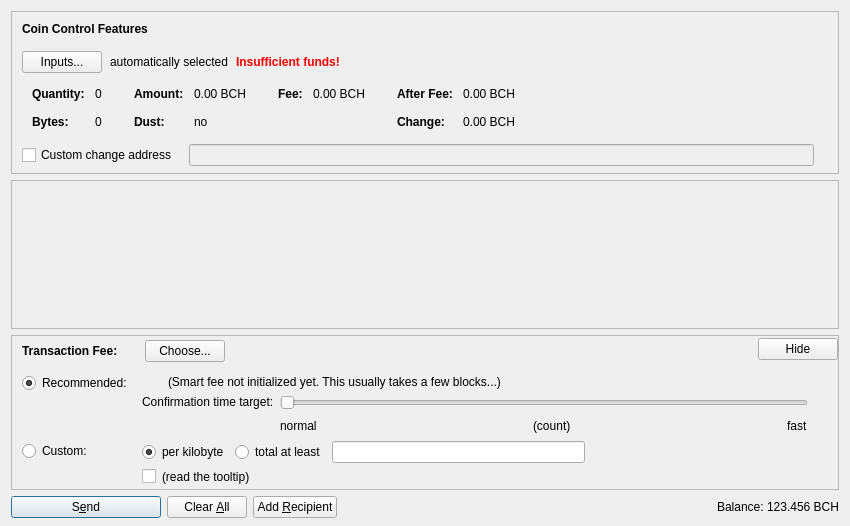
<?xml version="1.0" encoding="UTF-8"?>
<ui version="4.0">
 <class>SendCoinsDialog</class>
 <widget class="QDialog" name="SendCoinsDialog">
  <property name="geometry">
   <rect>
    <x>0</x>
    <y>0</y>
    <width>850</width>
    <height>526</height>
   </rect>
  </property>
  <property name="windowTitle">
   <string>Send Coins</string>
  </property>
  <layout class="QVBoxLayout" name="verticalLayout" stretch="0,1,0,0">
   <property name="bottomMargin">
    <number>8</number>
   </property>
   <item>
    <widget class="QFrame" name="frameCoinControl">
     <property name="sizePolicy">
      <sizepolicy hsizetype="Expanding" vsizetype="Expanding">
       <horstretch>0</horstretch>
       <verstretch>0</verstretch>
      </sizepolicy>
     </property>
     <property name="maximumSize">
      <size>
       <width>16777215</width>
       <height>16777215</height>
      </size>
     </property>
     <property name="frameShape">
      <enum>QFrame::StyledPanel</enum>
     </property>
     <property name="frameShadow">
      <enum>QFrame::Sunken</enum>
     </property>
     <layout class="QVBoxLayout" name="verticalLayoutCoinControl2">
      <property name="spacing">
       <number>0</number>
      </property>
      <property name="leftMargin">
       <number>0</number>
      </property>
      <property name="topMargin">
       <number>0</number>
      </property>
      <property name="rightMargin">
       <number>0</number>
      </property>
      <property name="bottomMargin">
       <number>6</number>
      </property>
      <item>
       <layout class="QVBoxLayout" name="verticalLayoutCoinControl" stretch="0,0,0,0,1">
        <property name="spacing">
         <number>0</number>
        </property>
        <property name="leftMargin">
         <number>10</number>
        </property>
        <property name="topMargin">
         <number>10</number>
        </property>
        <item>
         <layout class="QHBoxLayout" name="horizontalLayoutCoinControl1">
          <property name="bottomMargin">
           <number>15</number>
          </property>
          <item>
           <widget class="QLabel" name="labelCoinControlFeatures">
            <property name="sizePolicy">
             <sizepolicy hsizetype="Preferred" vsizetype="Maximum">
              <horstretch>0</horstretch>
              <verstretch>0</verstretch>
             </sizepolicy>
            </property>
            <property name="font">
             <font>
              <weight>75</weight>
              <bold>true</bold>
             </font>
            </property>
            <property name="styleSheet">
             <string notr="true">font-weight:bold;</string>
            </property>
            <property name="text">
             <string>Coin Control Features</string>
            </property>
           </widget>
          </item>
         </layout>
        </item>
        <item>
         <layout class="QHBoxLayout" name="horizontalLayoutCoinControl2" stretch="0,0,0,0">
          <property name="spacing">
           <number>8</number>
          </property>
          <property name="bottomMargin">
           <number>10</number>
          </property>
          <item>
           <widget class="QPushButton" name="pushButtonCoinControl">
            <property name="styleSheet">
             <string notr="true"/>
            </property>
            <property name="text">
             <string>Inputs...</string>
            </property>
            <property name="autoDefault">
             <bool>false</bool>
            </property>
           </widget>
          </item>
          <item>
           <widget class="QLabel" name="labelCoinControlAutomaticallySelected">
            <property name="text">
             <string>automatically selected</string>
            </property>
            <property name="margin">
             <number>5</number>
            </property>
           </widget>
          </item>
          <item>
           <widget class="QLabel" name="labelCoinControlInsuffFunds">
            <property name="font">
             <font>
              <weight>75</weight>
              <bold>true</bold>
             </font>
            </property>
            <property name="styleSheet">
             <string notr="true">color:red;font-weight:bold;</string>
            </property>
            <property name="text">
             <string>Insufficient funds!</string>
            </property>
            <property name="margin">
             <number>5</number>
            </property>
           </widget>
          </item>
          <item>
           <spacer name="horizontalSpacerCoinControl">
            <property name="orientation">
             <enum>Qt::Horizontal</enum>
            </property>
            <property name="sizeHint" stdset="0">
             <size>
              <width>40</width>
              <height>1</height>
             </size>
            </property>
           </spacer>
          </item>
         </layout>
        </item>
        <item>
         <widget class="QWidget" name="widgetCoinControl" native="true">
          <property name="sizePolicy">
           <sizepolicy hsizetype="Preferred" vsizetype="Preferred">
            <horstretch>0</horstretch>
            <verstretch>0</verstretch>
           </sizepolicy>
          </property>
          <property name="minimumSize">
           <size>
            <width>0</width>
            <height>0</height>
           </size>
          </property>
          <property name="styleSheet">
           <string notr="true"/>
          </property>
          <layout class="QHBoxLayout" name="horizontalLayoutCoinControl5">
           <property name="leftMargin">
            <number>0</number>
           </property>
           <property name="topMargin">
            <number>0</number>
           </property>
           <property name="rightMargin">
            <number>0</number>
           </property>
           <property name="bottomMargin">
            <number>0</number>
           </property>
           <item>
            <layout class="QHBoxLayout" name="horizontalLayoutCoinControl3" stretch="0,0,0,1">
             <property name="spacing">
              <number>20</number>
             </property>
             <property name="topMargin">
              <number>0</number>
             </property>
             <property name="bottomMargin">
              <number>10</number>
             </property>
             <item>
              <layout class="QFormLayout" name="formLayoutCoinControl1">
               <property name="horizontalSpacing">
                <number>10</number>
               </property>
               <property name="verticalSpacing">
                <number>14</number>
               </property>
               <property name="leftMargin">
                <number>10</number>
               </property>
               <property name="topMargin">
                <number>4</number>
               </property>
               <property name="rightMargin">
                <number>6</number>
               </property>
               <item row="0" column="0">
                <widget class="QLabel" name="labelCoinControlQuantityText">
                 <property name="font">
                  <font>
                   <weight>75</weight>
                   <bold>true</bold>
                  </font>
                 </property>
                 <property name="text">
                  <string>Quantity:</string>
                 </property>
                 <property name="margin">
                  <number>0</number>
                 </property>
                </widget>
               </item>
               <item row="0" column="1">
                <widget class="QLabel" name="labelCoinControlQuantity">
                 <property name="cursor">
                  <cursorShape>IBeamCursor</cursorShape>
                 </property>
                 <property name="contextMenuPolicy">
                  <enum>Qt::ActionsContextMenu</enum>
                 </property>
                 <property name="text">
                  <string notr="true">0</string>
                 </property>
                 <property name="margin">
                  <number>0</number>
                 </property>
                 <property name="textInteractionFlags">
                  <set>Qt::LinksAccessibleByMouse|Qt::TextSelectableByKeyboard|Qt::TextSelectableByMouse</set>
                 </property>
                </widget>
               </item>
               <item row="1" column="0">
                <widget class="QLabel" name="labelCoinControlBytesText">
                 <property name="font">
                  <font>
                   <weight>75</weight>
                   <bold>true</bold>
                  </font>
                 </property>
                 <property name="text">
                  <string>Bytes:</string>
                 </property>
                </widget>
               </item>
               <item row="1" column="1">
                <widget class="QLabel" name="labelCoinControlBytes">
                 <property name="cursor">
                  <cursorShape>IBeamCursor</cursorShape>
                 </property>
                 <property name="contextMenuPolicy">
                  <enum>Qt::ActionsContextMenu</enum>
                 </property>
                 <property name="text">
                  <string notr="true">0</string>
                 </property>
                 <property name="textInteractionFlags">
                  <set>Qt::LinksAccessibleByMouse|Qt::TextSelectableByKeyboard|Qt::TextSelectableByMouse</set>
                 </property>
                </widget>
               </item>
              </layout>
             </item>
             <item>
              <layout class="QFormLayout" name="formLayoutCoinControl2">
               <property name="horizontalSpacing">
                <number>10</number>
               </property>
               <property name="verticalSpacing">
                <number>14</number>
               </property>
               <property name="leftMargin">
                <number>6</number>
               </property>
               <property name="topMargin">
                <number>4</number>
               </property>
               <property name="rightMargin">
                <number>6</number>
               </property>
               <item row="0" column="0">
                <widget class="QLabel" name="labelCoinControlAmountText">
                 <property name="font">
                  <font>
                   <weight>75</weight>
                   <bold>true</bold>
                  </font>
                 </property>
                 <property name="text">
                  <string>Amount:</string>
                 </property>
                 <property name="margin">
                  <number>0</number>
                 </property>
                </widget>
               </item>
               <item row="0" column="1">
                <widget class="QLabel" name="labelCoinControlAmount">
                 <property name="cursor">
                  <cursorShape>IBeamCursor</cursorShape>
                 </property>
                 <property name="contextMenuPolicy">
                  <enum>Qt::ActionsContextMenu</enum>
                 </property>
                 <property name="text">
                  <string notr="true">0.00 BCH</string>
                 </property>
                 <property name="textInteractionFlags">
                  <set>Qt::LinksAccessibleByMouse|Qt::TextSelectableByKeyboard|Qt::TextSelectableByMouse</set>
                 </property>
                </widget>
               </item>
               <item row="1" column="0">
                <widget class="QLabel" name="labelCoinControlLowOutputText">
                 <property name="font">
                  <font>
                   <weight>75</weight>
                   <bold>true</bold>
                  </font>
                 </property>
                 <property name="text">
                  <string>Dust:</string>
                 </property>
                </widget>
               </item>
               <item row="1" column="1">
                <widget class="QLabel" name="labelCoinControlLowOutput">
                 <property name="cursor">
                  <cursorShape>IBeamCursor</cursorShape>
                 </property>
                 <property name="contextMenuPolicy">
                  <enum>Qt::ActionsContextMenu</enum>
                 </property>
                 <property name="text">
                  <string notr="true">no</string>
                 </property>
                 <property name="textInteractionFlags">
                  <set>Qt::LinksAccessibleByMouse|Qt::TextSelectableByKeyboard|Qt::TextSelectableByMouse</set>
                 </property>
                </widget>
               </item>
              </layout>
             </item>
             <item>
              <layout class="QFormLayout" name="formLayoutCoinControl3">
               <property name="horizontalSpacing">
                <number>10</number>
               </property>
               <property name="verticalSpacing">
                <number>14</number>
               </property>
               <property name="leftMargin">
                <number>6</number>
               </property>
               <property name="topMargin">
                <number>4</number>
               </property>
               <property name="rightMargin">
                <number>6</number>
               </property>
               <item row="0" column="0">
                <widget class="QLabel" name="labelCoinControlFeeText">
                 <property name="font">
                  <font>
                   <weight>75</weight>
                   <bold>true</bold>
                  </font>
                 </property>
                 <property name="text">
                  <string>Fee:</string>
                 </property>
                 <property name="margin">
                  <number>0</number>
                 </property>
                </widget>
               </item>
               <item row="0" column="1">
                <widget class="QLabel" name="labelCoinControlFee">
                 <property name="cursor">
                  <cursorShape>IBeamCursor</cursorShape>
                 </property>
                 <property name="contextMenuPolicy">
                  <enum>Qt::ActionsContextMenu</enum>
                 </property>
                 <property name="text">
                  <string notr="true">0.00 BCH</string>
                 </property>
                 <property name="textInteractionFlags">
                  <set>Qt::LinksAccessibleByMouse|Qt::TextSelectableByKeyboard|Qt::TextSelectableByMouse</set>
                 </property>
                </widget>
               </item>
              </layout>
             </item>
             <item>
              <layout class="QFormLayout" name="formLayoutCoinControl4">
               <property name="horizontalSpacing">
                <number>10</number>
               </property>
               <property name="verticalSpacing">
                <number>14</number>
               </property>
               <property name="leftMargin">
                <number>6</number>
               </property>
               <property name="topMargin">
                <number>4</number>
               </property>
               <property name="rightMargin">
                <number>6</number>
               </property>
               <item row="0" column="0">
                <widget class="QLabel" name="labelCoinControlAfterFeeText">
                 <property name="font">
                  <font>
                   <weight>75</weight>
                   <bold>true</bold>
                  </font>
                 </property>
                 <property name="text">
                  <string>After Fee:</string>
                 </property>
                 <property name="margin">
                  <number>0</number>
                 </property>
                </widget>
               </item>
               <item row="0" column="1">
                <widget class="QLabel" name="labelCoinControlAfterFee">
                 <property name="cursor">
                  <cursorShape>IBeamCursor</cursorShape>
                 </property>
                 <property name="contextMenuPolicy">
                  <enum>Qt::ActionsContextMenu</enum>
                 </property>
                 <property name="text">
                  <string notr="true">0.00 BCH</string>
                 </property>
                 <property name="textInteractionFlags">
                  <set>Qt::LinksAccessibleByMouse|Qt::TextSelectableByKeyboard|Qt::TextSelectableByMouse</set>
                 </property>
                </widget>
               </item>
               <item row="1" column="0">
                <widget class="QLabel" name="labelCoinControlChangeText">
                 <property name="font">
                  <font>
                   <weight>75</weight>
                   <bold>true</bold>
                  </font>
                 </property>
                 <property name="text">
                  <string>Change:</string>
                 </property>
                </widget>
               </item>
               <item row="1" column="1">
                <widget class="QLabel" name="labelCoinControlChange">
                 <property name="cursor">
                  <cursorShape>IBeamCursor</cursorShape>
                 </property>
                 <property name="contextMenuPolicy">
                  <enum>Qt::ActionsContextMenu</enum>
                 </property>
                 <property name="text">
                  <string notr="true">0.00 BCH</string>
                 </property>
                 <property name="textInteractionFlags">
                  <set>Qt::LinksAccessibleByMouse|Qt::TextSelectableByKeyboard|Qt::TextSelectableByMouse</set>
                 </property>
                </widget>
               </item>
              </layout>
             </item>
            </layout>
           </item>
          </layout>
         </widget>
        </item>
        <item>
         <layout class="QHBoxLayout" name="horizontalLayoutCoinControl4" stretch="0,0,0">
          <property name="spacing">
           <number>12</number>
          </property>
          <property name="sizeConstraint">
           <enum>QLayout::SetDefaultConstraint</enum>
          </property>
          <property name="topMargin">
           <number>5</number>
          </property>
          <property name="rightMargin">
           <number>5</number>
          </property>
          <item>
           <widget class="QCheckBox" name="checkBoxCoinControlChange">
            <property name="toolTip">
             <string>If this is activated, but the change address is empty or invalid, change will be sent to a newly generated address.</string>
            </property>
            <property name="text">
             <string>Custom change address</string>
            </property>
           </widget>
          </item>
          <item>
           <widget class="QValidatedLineEdit" name="lineEditCoinControlChange">
            <property name="enabled">
             <bool>false</bool>
            </property>
            <property name="sizePolicy">
             <sizepolicy hsizetype="Expanding" vsizetype="Fixed">
              <horstretch>0</horstretch>
              <verstretch>0</verstretch>
             </sizepolicy>
            </property>
           </widget>
          </item>
          <item>
           <widget class="QLabel" name="labelCoinControlChangeLabel">
            <property name="sizePolicy">
             <sizepolicy hsizetype="Preferred" vsizetype="Expanding">
              <horstretch>0</horstretch>
              <verstretch>0</verstretch>
             </sizepolicy>
            </property>
            <property name="minimumSize">
             <size>
              <width>0</width>
              <height>0</height>
             </size>
            </property>
            <property name="text">
             <string/>
            </property>
            <property name="margin">
             <number>3</number>
            </property>
           </widget>
          </item>
         </layout>
        </item>
        <item>
         <spacer name="verticalSpacerCoinControl">
          <property name="orientation">
           <enum>Qt::Vertical</enum>
          </property>
          <property name="sizeHint" stdset="0">
           <size>
            <width>800</width>
            <height>1</height>
           </size>
          </property>
         </spacer>
        </item>
       </layout>
      </item>
     </layout>
    </widget>
   </item>
   <item>
    <widget class="QScrollArea" name="scrollArea">
     <property name="widgetResizable">
      <bool>true</bool>
     </property>
     <widget class="QWidget" name="scrollAreaWidgetContents">
      <property name="geometry">
       <rect>
        <x>0</x>
        <y>0</y>
        <width>830</width>
        <height>104</height>
       </rect>
      </property>
      <layout class="QVBoxLayout" name="verticalLayout_2" stretch="0,1">
       <property name="leftMargin">
        <number>0</number>
       </property>
       <property name="topMargin">
        <number>0</number>
       </property>
       <property name="rightMargin">
        <number>0</number>
       </property>
       <property name="bottomMargin">
        <number>0</number>
       </property>
       <item>
        <layout class="QVBoxLayout" name="entries">
         <property name="spacing">
          <number>6</number>
         </property>
        </layout>
       </item>
       <item>
        <spacer name="verticalSpacer">
         <property name="orientation">
          <enum>Qt::Vertical</enum>
         </property>
         <property name="sizeHint" stdset="0">
          <size>
           <width>20</width>
           <height>40</height>
          </size>
         </property>
        </spacer>
       </item>
      </layout>
     </widget>
    </widget>
   </item>
   <item>
    <widget class="QFrame" name="frameFee">
     <property name="sizePolicy">
      <sizepolicy hsizetype="Expanding" vsizetype="Expanding">
       <horstretch>0</horstretch>
       <verstretch>0</verstretch>
      </sizepolicy>
     </property>
     <property name="maximumSize">
      <size>
       <width>16777215</width>
       <height>16777215</height>
      </size>
     </property>
     <property name="frameShape">
      <enum>QFrame::StyledPanel</enum>
     </property>
     <property name="frameShadow">
      <enum>QFrame::Sunken</enum>
     </property>
     <layout class="QVBoxLayout" name="verticalLayoutFee1">
      <property name="spacing">
       <number>0</number>
      </property>
      <property name="leftMargin">
       <number>0</number>
      </property>
      <property name="topMargin">
       <number>0</number>
      </property>
      <property name="rightMargin">
       <number>0</number>
      </property>
      <property name="bottomMargin">
       <number>0</number>
      </property>
      <item>
       <layout class="QVBoxLayout" name="verticalLayoutFee2" stretch="0,0,0">
        <property name="spacing">
         <number>0</number>
        </property>
        <property name="leftMargin">
         <number>10</number>
        </property>
        <property name="topMargin">
         <number>0</number>
        </property>
        <item>
         <layout class="QHBoxLayout" name="horizontalLayoutFee1">
          <property name="bottomMargin">
           <number>0</number>
          </property>
          <item>
           <layout class="QVBoxLayout" name="verticalLayoutFee7">
            <property name="spacing">
             <number>0</number>
            </property>
            <item>
             <spacer name="verticalSpacerSmartFee">
              <property name="orientation">
               <enum>Qt::Vertical</enum>
              </property>
              <property name="sizeType">
               <enum>QSizePolicy::Fixed</enum>
              </property>
              <property name="sizeHint" stdset="0">
               <size>
                <width>1</width>
                <height>4</height>
               </size>
              </property>
             </spacer>
            </item>
            <item>
             <layout class="QHBoxLayout" name="horizontalLayoutSmartFee">
              <property name="spacing">
               <number>10</number>
              </property>
              <item>
               <widget class="QLabel" name="labelFeeHeadline">
                <property name="sizePolicy">
                 <sizepolicy hsizetype="Preferred" vsizetype="Maximum">
                  <horstretch>0</horstretch>
                  <verstretch>0</verstretch>
                 </sizepolicy>
                </property>
                <property name="font">
                 <font>
                  <weight>75</weight>
                  <bold>true</bold>
                 </font>
                </property>
                <property name="styleSheet">
                 <string notr="true">font-weight:bold;</string>
                </property>
                <property name="text">
                 <string>Transaction Fee:</string>
                </property>
               </widget>
              </item>
              <item>
               <widget class="QLabel" name="labelFeeMinimized">
                <property name="text">
                 <string/>
                </property>
               </widget>
              </item>
              <item>
               <widget class="QPushButton" name="buttonChooseFee">
                <property name="text">
                 <string>Choose...</string>
                </property>
               </widget>
              </item>
             </layout>
            </item>
            <item>
             <spacer name="verticalSpacer_5">
              <property name="orientation">
               <enum>Qt::Vertical</enum>
              </property>
              <property name="sizeHint" stdset="0">
               <size>
                <width>1</width>
                <height>1</height>
               </size>
              </property>
             </spacer>
            </item>
           </layout>
          </item>
          <item>
           <spacer name="horizontalSpacer_4">
            <property name="orientation">
             <enum>Qt::Horizontal</enum>
            </property>
            <property name="sizeHint" stdset="0">
             <size>
              <width>40</width>
              <height>20</height>
             </size>
            </property>
           </spacer>
          </item>
          <item>
           <widget class="QPushButton" name="buttonMinimizeFee">
            <property name="toolTip">
             <string>collapse fee-settings</string>
            </property>
            <property name="text">
             <string>Hide</string>
            </property>
           </widget>
          </item>
         </layout>
        </item>
        <item>
         <widget class="QFrame" name="frameFeeSelection">
          <layout class="QVBoxLayout" name="verticalLayoutFee12">
           <property name="spacing">
            <number>0</number>
           </property>
           <property name="leftMargin">
            <number>0</number>
           </property>
           <property name="topMargin">
            <number>0</number>
           </property>
           <property name="rightMargin">
            <number>0</number>
           </property>
           <property name="bottomMargin">
            <number>0</number>
           </property>
           <item>
            <layout class="QGridLayout" name="gridLayoutFee">
             <property name="topMargin">
              <number>10</number>
             </property>
             <property name="bottomMargin">
              <number>4</number>
             </property>
             <property name="horizontalSpacing">
              <number>10</number>
             </property>
             <property name="verticalSpacing">
              <number>4</number>
             </property>
             <item row="1" column="1">
              <layout class="QVBoxLayout" name="verticalLayoutFee8">
               <property name="spacing">
                <number>6</number>
               </property>
               <item>
                <layout class="QHBoxLayout" name="horizontalLayoutFee13">
                 <item>
                  <widget class="QRadioButton" name="radioCustomPerKilobyte">
                   <property name="toolTip">
                    <string>If the custom fee is set to 1000 satoshis and the transaction is only 250 bytes, then &quot;per kilobyte&quot; only pays 250 satoshis in fee, while &quot;total at least&quot; pays 1000 satoshis. For transactions bigger than a kilobyte both pay by kilobyte.</string>
                   </property>
                   <property name="text">
                    <string>per kilobyte</string>
                   </property>
                   <property name="checked">
                    <bool>true</bool>
                   </property>
                   <attribute name="buttonGroup">
                    <string notr="true">groupCustomFee</string>
                   </attribute>
                  </widget>
                 </item>
                 <item>
                  <widget class="QRadioButton" name="radioCustomAtLeast">
                   <property name="toolTip">
                    <string>If the custom fee is set to 1000 satoshis and the transaction is only 250 bytes, then &quot;per kilobyte&quot; only pays 250 satoshis in fee, while &quot;total at least&quot; pays 1000 satoshis. For transactions bigger than a kilobyte both pay by kilobyte.</string>
                   </property>
                   <property name="text">
                    <string>total at least</string>
                   </property>
                   <attribute name="buttonGroup">
                    <string notr="true">groupCustomFee</string>
                   </attribute>
                  </widget>
                 </item>
                 <item>
                  <widget class="BitcoinAmountField" name="customFee"/>
                 </item>
                 <item>
                  <spacer name="horizontalSpacer_6">
                   <property name="orientation">
                    <enum>Qt::Horizontal</enum>
                   </property>
                   <property name="sizeHint" stdset="0">
                    <size>
                     <width>1</width>
                     <height>1</height>
                    </size>
                   </property>
                  </spacer>
                 </item>
                </layout>
               </item>
               <item>
                <layout class="QHBoxLayout" name="horizontalLayoutFee8">
                 <item>
                  <widget class="QCheckBox" name="checkBoxMinimumFee">
                   <property name="toolTip">
                    <string>Paying only the minimum fee is just fine as long as there is less transaction volume than space in the blocks. But be aware that this can end up in a never confirming transaction once there is more demand for bitcoin transactions than the network can process.</string>
                   </property>
                   <property name="text">
                    <string/>
                   </property>
                  </widget>
                 </item>
                 <item>
                  <widget class="QLabel" name="labelMinFeeWarning">
                   <property name="enabled">
                    <bool>true</bool>
                   </property>
                   <property name="toolTip">
                    <string>Paying only the minimum fee is just fine as long as there is less transaction volume than space in the blocks. But be aware that this can end up in a never confirming transaction once there is more demand for bitcoin transactions than the network can process.</string>
                   </property>
                   <property name="text">
                    <string>(read the tooltip)</string>
                   </property>
                   <property name="margin">
                    <number>5</number>
                   </property>
                  </widget>
                 </item>
                 <item>
                  <spacer name="horizontalSpacer_2">
                   <property name="orientation">
                    <enum>Qt::Horizontal</enum>
                   </property>
                   <property name="sizeHint" stdset="0">
                    <size>
                     <width>1</width>
                     <height>1</height>
                    </size>
                   </property>
                  </spacer>
                 </item>
                </layout>
               </item>
              </layout>
             </item>
             <item row="0" column="0">
              <layout class="QVBoxLayout" name="verticalLayoutFee4" stretch="0,1">
               <item>
                <widget class="QRadioButton" name="radioSmartFee">
                 <property name="text">
                  <string>Recommended:</string>
                 </property>
                 <property name="checked">
                  <bool>true</bool>
                 </property>
                 <attribute name="buttonGroup">
                  <string notr="true">groupFee</string>
                 </attribute>
                </widget>
               </item>
               <item>
                <spacer name="verticalSpacer_2">
                 <property name="orientation">
                  <enum>Qt::Vertical</enum>
                 </property>
                 <property name="sizeHint" stdset="0">
                  <size>
                   <width>1</width>
                   <height>1</height>
                  </size>
                 </property>
                </spacer>
               </item>
              </layout>
             </item>
             <item row="1" column="0">
              <layout class="QVBoxLayout" name="verticalLayoutFee9" stretch="0,1">
               <item>
                <widget class="QRadioButton" name="radioCustomFee">
                 <property name="text">
                  <string>Custom:</string>
                 </property>
                 <attribute name="buttonGroup">
                  <string notr="true">groupFee</string>
                 </attribute>
                </widget>
               </item>
               <item>
                <spacer name="verticalSpacer_6">
                 <property name="orientation">
                  <enum>Qt::Vertical</enum>
                 </property>
                 <property name="sizeHint" stdset="0">
                  <size>
                   <width>1</width>
                   <height>1</height>
                  </size>
                 </property>
                </spacer>
               </item>
              </layout>
             </item>
             <item row="0" column="1">
              <layout class="QVBoxLayout" name="verticalLayoutFee3" stretch="0,0,1">
               <property name="spacing">
                <number>6</number>
               </property>
               <property name="topMargin">
                <number>2</number>
               </property>
               <item>
                <layout class="QHBoxLayout" name="horizontalLayoutFee12">
                 <item>
                  <widget class="QLabel" name="labelSmartFee">
                   <property name="text">
                    <string/>
                   </property>
                   <property name="margin">
                    <number>2</number>
                   </property>
                  </widget>
                 </item>
                 <item>
                  <widget class="QLabel" name="labelFeeEstimation">
                   <property name="text">
                    <string/>
                   </property>
                  </widget>
                 </item>
                 <item>
                  <widget class="QLabel" name="labelSmartFee2">
                   <property name="text">
                    <string>(Smart fee not initialized yet. This usually takes a few blocks...)</string>
                   </property>
                   <property name="margin">
                    <number>2</number>
                   </property>
                  </widget>
                 </item>
                 <item>
                  <spacer name="horizontalSpacer_5">
                   <property name="orientation">
                    <enum>Qt::Horizontal</enum>
                   </property>
                   <property name="sizeHint" stdset="0">
                    <size>
                     <width>1</width>
                     <height>1</height>
                    </size>
                   </property>
                  </spacer>
                 </item>
                </layout>
               </item>
               <item>
                <layout class="QHBoxLayout" name="horizontalLayoutFee9">
                 <item>
                  <layout class="QVBoxLayout" name="verticalLayoutFee6">
                   <item>
                    <widget class="QLabel" name="labelSmartFee3">
                     <property name="text">
                      <string>Confirmation time target:</string>
                     </property>
                     <property name="margin">
                      <number>2</number>
                     </property>
                    </widget>
                   </item>
                   <item>
                    <spacer name="verticalSpacer_3">
                     <property name="orientation">
                      <enum>Qt::Vertical</enum>
                     </property>
                     <property name="sizeHint" stdset="0">
                      <size>
                       <width>1</width>
                       <height>1</height>
                      </size>
                     </property>
                    </spacer>
                   </item>
                  </layout>
                 </item>
                 <item>
                  <layout class="QVBoxLayout" name="verticalLayoutFee5">
                   <property name="rightMargin">
                    <number>30</number>
                   </property>
                   <item>
                    <widget class="QSlider" name="sliderSmartFee">
                     <property name="minimum">
                      <number>0</number>
                     </property>
                     <property name="maximum">
                      <number>23</number>
                     </property>
                     <property name="pageStep">
                      <number>1</number>
                     </property>
                     <property name="value">
                      <number>0</number>
                     </property>
                     <property name="orientation">
                      <enum>Qt::Horizontal</enum>
                     </property>
                     <property name="invertedAppearance">
                      <bool>false</bool>
                     </property>
                     <property name="invertedControls">
                      <bool>false</bool>
                     </property>
                     <property name="tickPosition">
                      <enum>QSlider::NoTicks</enum>
                     </property>
                    </widget>
                   </item>
                   <item>
                    <layout class="QHBoxLayout" name="horizontalLayoutFee10">
                     <item>
                      <widget class="QLabel" name="labelSmartFeeNormal">
                       <property name="text">
                        <string>normal</string>
                       </property>
                      </widget>
                     </item>
                     <item>
                      <spacer name="horizontalSpacer_7">
                       <property name="orientation">
                        <enum>Qt::Horizontal</enum>
                       </property>
                       <property name="sizeHint" stdset="0">
                        <size>
                         <width>40</width>
                         <height>20</height>
                        </size>
                       </property>
                      </spacer>
                     </item>
                     <item>
                      <widget class="QLabel" name="confirmationTargetLabel">
                       <property name="text">
                        <string notr="true">(count)</string>
                       </property>
                      </widget>
                     </item>
                     <item>
                      <spacer name="horizontalSpacer_3">
                       <property name="orientation">
                        <enum>Qt::Horizontal</enum>
                       </property>
                       <property name="sizeHint" stdset="0">
                        <size>
                         <width>40</width>
                         <height>20</height>
                        </size>
                       </property>
                      </spacer>
                     </item>
                     <item>
                      <widget class="QLabel" name="labelSmartFeeFast">
                       <property name="text">
                        <string>fast</string>
                       </property>
                      </widget>
                     </item>
                    </layout>
                   </item>
                  </layout>
                 </item>
                </layout>
               </item>
               <item>
                <spacer name="verticalSpacer_4">
                 <property name="orientation">
                  <enum>Qt::Vertical</enum>
                 </property>
                 <property name="sizeHint" stdset="0">
                  <size>
                   <width>1</width>
                   <height>1</height>
                  </size>
                 </property>
                </spacer>
               </item>
              </layout>
             </item>
            </layout>
           </item>
          </layout>
         </widget>
        </item>
        <item>
         <spacer name="verticalSpacerFee">
          <property name="orientation">
           <enum>Qt::Vertical</enum>
          </property>
          <property name="sizeHint" stdset="0">
           <size>
            <width>800</width>
            <height>1</height>
           </size>
          </property>
         </spacer>
        </item>
       </layout>
      </item>
     </layout>
    </widget>
   </item>
   <item>
    <layout class="QHBoxLayout" name="horizontalLayout">
     <item>
      <widget class="QPushButton" name="sendButton">
       <property name="minimumSize">
        <size>
         <width>150</width>
         <height>0</height>
        </size>
       </property>
       <property name="toolTip">
        <string>Confirm the send action</string>
       </property>
       <property name="text">
        <string>S&amp;end</string>
       </property>
       <property name="icon">
        <iconset resource="../bitcoin.qrc">
         <normaloff>:/icons/send</normaloff>:/icons/send</iconset>
       </property>
       <property name="autoDefault">
        <bool>false</bool>
       </property>
       <property name="default">
        <bool>true</bool>
       </property>
      </widget>
     </item>
     <item>
      <widget class="QPushButton" name="clearButton">
       <property name="sizePolicy">
        <sizepolicy hsizetype="Minimum" vsizetype="Fixed">
         <horstretch>0</horstretch>
         <verstretch>0</verstretch>
        </sizepolicy>
       </property>
       <property name="toolTip">
        <string>Clear all fields of the form.</string>
       </property>
       <property name="text">
        <string>Clear &amp;All</string>
       </property>
       <property name="icon">
        <iconset resource="../bitcoin.qrc">
         <normaloff>:/icons/remove</normaloff>:/icons/remove</iconset>
       </property>
       <property name="autoDefault">
        <bool>false</bool>
       </property>
      </widget>
     </item>
     <item>
      <widget class="QPushButton" name="addButton">
       <property name="toolTip">
        <string>Send to multiple recipients at once</string>
       </property>
       <property name="text">
        <string>Add &amp;Recipient</string>
       </property>
       <property name="icon">
        <iconset resource="../bitcoin.qrc">
         <normaloff>:/icons/add</normaloff>:/icons/add</iconset>
       </property>
       <property name="autoDefault">
        <bool>false</bool>
       </property>
      </widget>
     </item>
     <item>
      <spacer name="horizontalSpacer">
       <property name="orientation">
        <enum>Qt::Horizontal</enum>
       </property>
       <property name="sizeHint" stdset="0">
        <size>
         <width>40</width>
         <height>20</height>
        </size>
       </property>
      </spacer>
     </item>
     <item>
      <layout class="QHBoxLayout" name="horizontalLayout_2">
       <property name="spacing">
        <number>3</number>
       </property>
       <item>
        <widget class="QLabel" name="label">
         <property name="sizePolicy">
          <sizepolicy hsizetype="Preferred" vsizetype="Fixed">
           <horstretch>0</horstretch>
           <verstretch>0</verstretch>
          </sizepolicy>
         </property>
         <property name="text">
          <string>Balance:</string>
         </property>
        </widget>
       </item>
       <item>
        <widget class="QLabel" name="labelBalance">
         <property name="sizePolicy">
          <sizepolicy hsizetype="Preferred" vsizetype="Fixed">
           <horstretch>0</horstretch>
           <verstretch>0</verstretch>
          </sizepolicy>
         </property>
         <property name="cursor">
          <cursorShape>IBeamCursor</cursorShape>
         </property>
         <property name="text">
          <string notr="true">123.456 BCH</string>
         </property>
         <property name="textInteractionFlags">
          <set>Qt::LinksAccessibleByMouse|Qt::TextSelectableByKeyboard|Qt::TextSelectableByMouse</set>
         </property>
        </widget>
       </item>
      </layout>
     </item>
    </layout>
   </item>
  </layout>
 </widget>
 <customwidgets>
  <customwidget>
   <class>QValidatedLineEdit</class>
   <extends>QLineEdit</extends>
   <header>qvalidatedlineedit.h</header>
  </customwidget>
  <customwidget>
   <class>BitcoinAmountField</class>
   <extends>QLineEdit</extends>
   <header>bitcoinamountfield.h</header>
   <container>1</container>
  </customwidget>
 </customwidgets>
 <resources>
  <include location="../bitcoin.qrc"/>
 </resources>
 <connections/>
 <buttongroups>
  <buttongroup name="groupFee"/>
  <buttongroup name="groupCustomFee"/>
 </buttongroups>
</ui>
